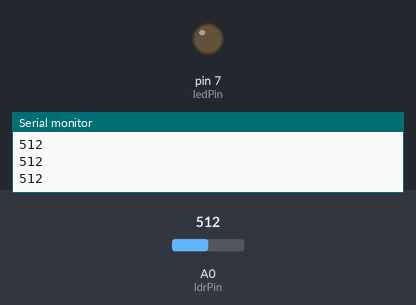
A sketch run on a simulated Arduino Uno, built with avr-gcc and run on an emulated ATmega328P. Parts: output pins drawn as LEDs (lit = HIGH), the last lines printed to the serial monitor. Inputs (shaded band) come from the test bench; at power-on: A0 (ldrPin) = 512.

Above: at 1.2 s.
1.3 s: A0 (ldrPin) set to 313
2.8 s: A0 (ldrPin) set to 288
At 3.7 s:
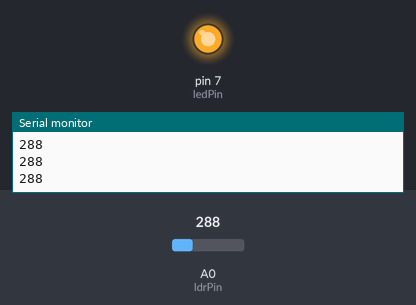
4.3 s: A0 (ldrPin) set to 306
At 5.1 s:
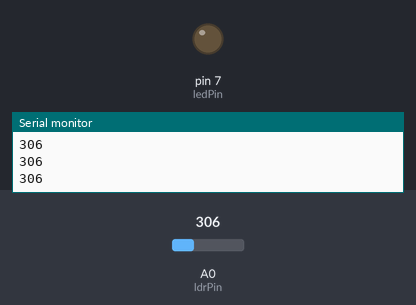
5.8 s: A0 (ldrPin) set to 290
At 6.3 s:
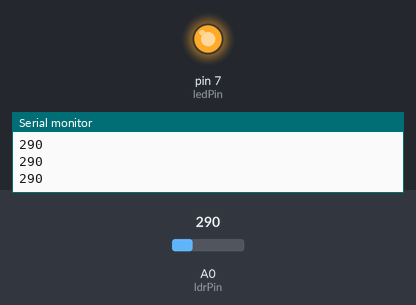
Timing chart, 0 to 8.3 s (numbered marks = the images above; inputs shaded):
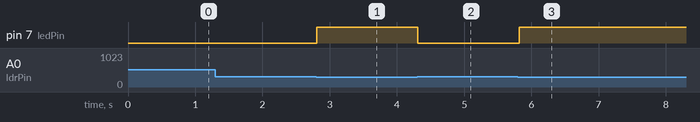

The sketch:

LDR-Sensor.ino
```cpp
//---------------------------------------------
// This circuit controls an LED based on the light intensity detected by an LDR.
// For more details, you can watch this Instagram reel:
// URL: https://www.instagram.com/reel/DGv2zcjutrb/?utm_source=ig_web_copy_link&igsh=MzRlODBiNWFlZA==
// Don't forget to like and comment! Thanks :)
// --------------------------------------------

#define ldrPin A0
#define ledPin 7
int ldrValue = 0;
int MAXValue = 300; // Threshold for light intensity to control the LED

void setup() {
  pinMode(ledPin, OUTPUT);
  Serial.begin(9600);
}

void loop() {
  ldrValue = analogRead(ldrPin);  // Read the light value from the LDR

  // If the light value is less than the MAXValue, turn the LED ON
  if (ldrValue < MAXValue) {
    digitalWrite(ledPin, HIGH);
  } else {
    digitalWrite(ledPin, LOW);
  }

  // Print LDR value to Serial Monitor (for debugging)
  Serial.println(ldrValue);
  delay(100);
}
```

Measured:
- the behaviour switches between 300 and 299 on A0 (ldrPin) (found by bisection; images 0 and 1)
- after the input at 2.8 s, pin 7 (ledPin): LOW → HIGH at once
- after the input at 4.3 s, pin 7 (ledPin): HIGH → LOW at once
- after the input at 5.8 s, pin 7 (ledPin): LOW → HIGH at once
